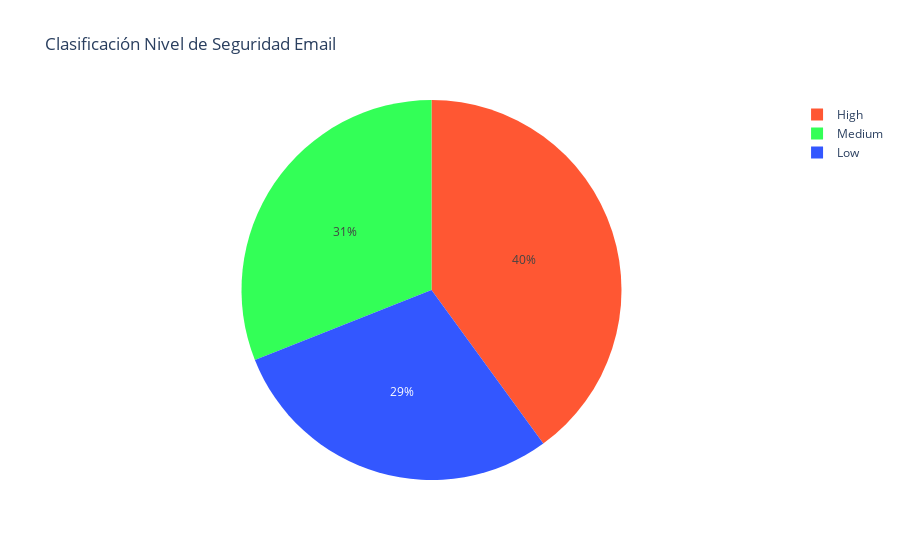

Here is the notebook cell this chart was saved with:
### Markdown cell above
### 2. Gráfico pastel por nivel de riesgo de Seguridad

### Code cell
fig_pie = px.pie(df['Priority_level'].value_counts(), 
                 names=df['Priority_level'].value_counts().index,
                 values=df['Priority_level'].value_counts().values, 
                 title="Clasificación Nivel de Seguridad Email",
                 color_discrete_sequence=["#FF5733", "#33FF57", "#3357FF", "#F4C724", "#A833FF"]  # Lista de colores personalizados
                )

#Guardar la gráfica y su actualización directamente en el repositorio
counts = df['Priority_level'].value_counts()
plt.pie(counts, 
        labels=counts.index, 
        autopct='%1.1f%%',
        colors=["#FF5733", "#33FF57", "#3357FF", "#F4C724", "#A833FF"])
plt.title("Clasificación Nivel de Seguridad")
plt.savefig('priority_level_pie_chart.png', dpi=300, bbox_inches='tight')
plt.close()

fig_pie.show( )

### Figure 1 — Plotly figure (JSON) as saved in the notebook; plotly's stock layout.template omitted (floating-point values rounded to 4 significant figures)
{"data": [{"domain": {"x": [0, 1], "y": [0, 1]}, "hovertemplate": "label=%{label}<br>value=%{value}<extra></extra>", "labels": ["High", "Medium", "Low"], "legendgroup": "", "name": "", "showlegend": true, "type": "pie", "values": [579, 449, 420]}], "layout": {"legend": {"tracegroupgap": 0}, "piecolorway": ["#FF5733", "#33FF57", "#3357FF", "#F4C724", "#A833FF"], "title": {"text": "Clasificación Nivel de Seguridad Email"}}}
